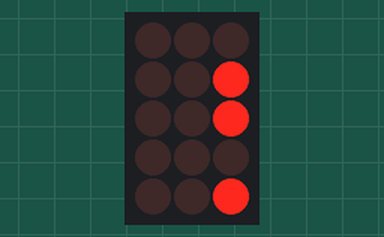
Bench run of a sketch on a simulated Arduino Uno, built with avr-gcc and run on an emulated ATmega328P. Shown: 3×5 LED matrix. Wiring (inferred from the names in the program): LED matrix (orientation assumed): rows pin 2, pin 4, pin 6, pin 10, A3; columns pin 7, pin 12, pin 11.

Above: at 0.5 s.
At 36.57 s:
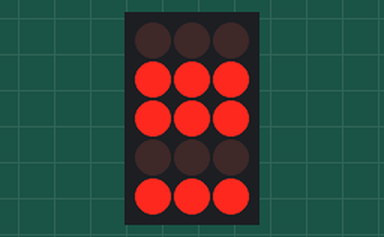

Measured:
- what the display in image 0 shows lasts 1.1 s, from 0.4 s to 1.5 s

The sketch:

8x8count.ino
```cpp
#define R8 13
#define R7 A3
#define R6 2
#define R5 10
#define R4 9
#define R3 3
#define R2 8
#define R1 5

#define C1 A2
#define C2 7
#define C3 6
#define C4 12
#define C5 4
#define C6 11
#define C7 A4
#define C8 A5


int timer = 0;
int decade, unos;
int count;


void setup() {
  pinMode(R1, OUTPUT);
  pinMode(R2, OUTPUT);
  pinMode(R3, OUTPUT);
  pinMode(R4, OUTPUT);
  pinMode(R5, OUTPUT);
  pinMode(R6, OUTPUT);
  pinMode(R7, OUTPUT);
  pinMode(R8, OUTPUT);

  pinMode(C1, OUTPUT);
  pinMode(C2, OUTPUT);
  pinMode(C3, OUTPUT);
  pinMode(C4, OUTPUT);
  pinMode(C5, OUTPUT);
  pinMode(C6, OUTPUT);
  pinMode(C7, OUTPUT);
  pinMode(C8, OUTPUT);


}

void SelectRow (int row){
  if (row == 1) digitalWrite(R1, HIGH); else digitalWrite(R1,LOW);
  if (row == 2) digitalWrite(R2, HIGH); else digitalWrite(R2,LOW);
  if (row == 3) digitalWrite(R3, HIGH); else digitalWrite(R3,LOW);
  if (row == 4) digitalWrite(R4, HIGH); else digitalWrite(R4,LOW);
  if (row == 5) digitalWrite(R5, HIGH); else digitalWrite(R5,LOW);
  if (row == 6) digitalWrite(R6, HIGH); else digitalWrite(R6,LOW);
  if (row == 7) digitalWrite(R7, HIGH); else digitalWrite(R7,LOW);
  if (row == 8) digitalWrite(R8, HIGH); else digitalWrite(R8,LOW);

}

void SelectColumn(int column){
  if (column == 1) digitalWrite(C1, LOW); else digitalWrite(C1,HIGH);
  if (column == 2) digitalWrite(C2, LOW); else digitalWrite(C2,HIGH);
  if (column == 3) digitalWrite(C3, LOW); else digitalWrite(C3,HIGH);
  if (column == 4) digitalWrite(C4, LOW); else digitalWrite(C4,HIGH);
  if (column == 5) digitalWrite(C5, LOW); else digitalWrite(C5,HIGH);
  if (column == 6) digitalWrite(C6, LOW); else digitalWrite(C6,HIGH);
  if (column == 7) digitalWrite(C7, LOW); else digitalWrite(C7,HIGH);
  if (column == 8) digitalWrite(C8, LOW); else digitalWrite(C8,HIGH);

}

void SelectDot(int row, int column){
SelectRow(row);
SelectColumn(column);
}

void Num(int n, int pos){
  int shift=0;
if (pos == 1){
  shift = 4;
}
else {
  shift = 0;
}
int i;
if (n==0){
  for(i=0; i<=30; i++){
SelectDot(1 + shift ,2);
delay(1);
SelectDot(1 + shift,3);
delay(1);
SelectDot(1 + shift,4);
delay(1);
SelectDot(1 + shift,5);
delay(1);
SelectDot(1 + shift,6);
delay(1);
SelectDot(2 + shift,2);
delay(1);
SelectDot(2 + shift,6);
delay(1);
SelectDot(3 + shift,2);
delay(1);
SelectDot(3 + shift ,3);
delay(1);
SelectDot(3 + shift,4);
delay(1);
SelectDot(3 + shift,5);
delay(1);
SelectDot(3 + shift,6);
delay(1);
  }
}

if(n == 1){
  for(i=0;i<=30;i++){
SelectDot(3 + shift,2);
delay(1);
SelectDot(3 + shift,3);
delay(1);
SelectDot(3 + shift,4);
delay(1);
SelectDot(3 + shift,5);
delay(1);
SelectDot(3 + shift,6);
delay(1);
  }
}

if(n==2){
  for (i = 0; i<=10; i++){
  SelectDot(1 + shift,2);
  delay(1);
  SelectDot(1 + shift,4);
  delay(1);
  SelectDot(1 + shift,5);
  delay(1);
  SelectDot(1 + shift,6);
  delay(1);
  SelectDot(2 + shift,2);
  delay(1);
  SelectDot(2 + shift,4);
  delay(1);
  SelectDot(2 + shift,6);
  delay(1);
  SelectDot(3 + shift,2);
  delay(1);
  SelectDot(3 + shift,3);
  delay(1);
  SelectDot(3 + shift,4);
  delay(1);
  SelectDot(3 + shift,6);
  delay(1);
  }
}

if(n == 3){
  for(i=0; i<=10; i++){
  SelectDot(1 + shift,2);
  delay(1);
  SelectDot(1 + shift,4);
  delay(1);
  SelectDot(1 + shift,6);
  delay(1);
  SelectDot(2 + shift,2);
  delay(1);
  SelectDot(2 + shift,4);
  delay(1);
  SelectDot(2 + shift,6);
  delay(1);
  SelectDot(3 + shift,2);
  delay(1);
  SelectDot(3 + shift,3);
  delay(1);
  SelectDot(3 + shift,4);
  delay(1);
  SelectDot(3 + shift,5);
  delay(1);
  SelectDot(3 + shift,6);
  delay(1);
  }
}
if (n==4){
  for(i=0; i<=10; i++){
  SelectDot(1 + shift,2);
  delay(1);
  SelectDot(1 + shift,3);
  delay(1);
  SelectDot(1 + shift,4);
  delay(1);
  SelectDot(2 + shift,4);
  delay(1);
  SelectDot(3 + shift,2);
  delay(1);
  SelectDot(3 + shift,3);
  delay(1);
  SelectDot(3 + shift,4);
  delay(1);
  SelectDot(3 + shift,5);
  delay(1);
  SelectDot(3 + shift,6);
  delay(1);
  }
}
if(n == 5){
  for(i=0;i<=10;i++){
  SelectDot(1 + shift, 2);
  delay(1);
  SelectDot(1 + shift, 3);
  delay(1);
  SelectDot(1 + shift, 4);
  delay(1);
  SelectDot(1 + shift, 6);
  delay(1);
  SelectDot(2 + shift, 2);;
  delay(1);
  SelectDot(2 + shift, 4);;
  delay(1);
  SelectDot(2 + shift, 6);;
  delay(1);
  SelectDot(3 + shift, 2);;
  delay(1);
  SelectDot(3 + shift, 4);;
  delay(1);
  SelectDot(3 + shift, 5);;
  delay(1);
  SelectDot(3 + shift, 6);;
  delay(1);
  }
}
if (n == 6){
  for(i=0;i<=10;i++){
  SelectDot(1 + shift, 2);
  delay(1);
  SelectDot(1 + shift, 3);
  delay(1);
  SelectDot(1 + shift, 4);
  delay(1);
  SelectDot(1 + shift, 5);
  delay(1);
  SelectDot(1 + shift, 6);
  delay(1);
  SelectDot(2 + shift, 2);;
  delay(1);
  SelectDot(2 + shift, 4);;
  delay(1);
  SelectDot(2 + shift, 6);;
  delay(1);
  SelectDot(3 + shift, 2);;
  delay(1);
  SelectDot(3 + shift, 4);;
  delay(1);
  SelectDot(3 + shift, 5);;
  delay(1);
  SelectDot(3 + shift, 6);;
  delay(1);
  }
}
if (n == 7){
  for(i=0; i<=10; i++){
  SelectDot(1 + shift, 2);
  delay(1);
  SelectDot(2 + shift, 2);
  delay(1);
  SelectDot(3 + shift, 2);
  delay(1);
  SelectDot(3 + shift, 3);
  delay(1);
  SelectDot(3 + shift, 4);
  delay(1);
  SelectDot(3 + shift, 5);
  delay(1);
  SelectDot(3 + shift, 6);
  delay(1);
  }
}
if (n == 8){
  for(i=0;i<=10;i++){
SelectDot(1 + shift,2);
delay(1);
SelectDot(1 + shift,3);
delay(1);
SelectDot(1 + shift,4);
delay(1);
SelectDot(1 + shift,5);
delay(1);
SelectDot(1 + shift,6);
delay(1);
SelectDot(2 + shift,2);
delay(1);
SelectDot(2 + shift,4);
delay(1);
SelectDot(2 + shift,6);
delay(1);
SelectDot(3 + shift,2);
delay(1);
SelectDot(3 + shift,3);
delay(1);
SelectDot(3 + shift,4);
delay(1);
SelectDot(3 + shift,5);
delay(1);
SelectDot(3 + shift,6);
delay(1);
  }
}
if (n == 9){
  for(i=0; i<=10; i++){
SelectDot(1 + shift,2);
delay(1);
SelectDot(1 + shift,3);
delay(1);
SelectDot(1 + shift,4);
delay(1);
SelectDot(1 + shift,6);
delay(1);
SelectDot(2 + shift,2);
delay(1);
SelectDot(2 + shift,4);
delay(1);
SelectDot(2 + shift,6);
delay(1);
SelectDot(3 + shift,2);
delay(1);
SelectDot(3 + shift,3);
delay(1);
SelectDot(3 + shift,4);
delay(1);
SelectDot(3 + shift,5);
delay(1);
SelectDot(3 + shift,6);
delay(1);
  }
}

}

void loop() {
  if (timer > 9){
    timer = 0;
  }
decade = timer/10;
unos = timer%10;

Num(unos, 1);
delay(10);
timer++;
delay(1000);

}
```
